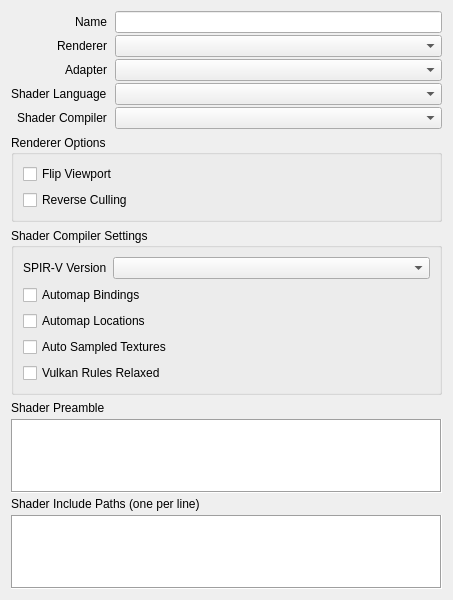
<?xml version="1.0" encoding="UTF-8"?>
<ui version="4.0">
 <class>SessionProperties</class>
 <widget class="QWidget" name="SessionProperties">
  <property name="geometry">
   <rect>
    <x>0</x>
    <y>0</y>
    <width>453</width>
    <height>600</height>
   </rect>
  </property>
  <layout class="QVBoxLayout" name="verticalLayout">
   <item>
    <layout class="QFormLayout" name="formLayout">
     <property name="labelAlignment">
      <set>Qt::AlignmentFlag::AlignRight|Qt::AlignmentFlag::AlignTrailing|Qt::AlignmentFlag::AlignVCenter</set>
     </property>
     <property name="horizontalSpacing">
      <number>8</number>
     </property>
     <property name="verticalSpacing">
      <number>2</number>
     </property>
     <property name="leftMargin">
      <number>0</number>
     </property>
     <property name="topMargin">
      <number>0</number>
     </property>
     <property name="rightMargin">
      <number>0</number>
     </property>
     <property name="bottomMargin">
      <number>0</number>
     </property>
     <item row="0" column="0">
      <widget class="QLabel" name="labelName">
       <property name="text">
        <string>Name</string>
       </property>
      </widget>
     </item>
     <item row="0" column="1">
      <widget class="QLineEdit" name="name"/>
     </item>
     <item row="1" column="0">
      <widget class="QLabel" name="labelRenderer">
       <property name="text">
        <string>Renderer</string>
       </property>
      </widget>
     </item>
     <item row="1" column="1">
      <widget class="DataComboBox" name="renderer"/>
     </item>
     <item row="3" column="0">
      <widget class="QLabel" name="labelShaderLanguage">
       <property name="text">
        <string>Shader Language</string>
       </property>
      </widget>
     </item>
     <item row="3" column="1">
      <widget class="DataComboBox" name="shaderLanguage"/>
     </item>
     <item row="4" column="0">
      <widget class="QLabel" name="labelShaderCompiler">
       <property name="text">
        <string>Shader Compiler</string>
       </property>
      </widget>
     </item>
     <item row="4" column="1">
      <widget class="DataComboBox" name="shaderCompiler"/>
     </item>
     <item row="2" column="0">
      <widget class="QLabel" name="labelAdapter">
       <property name="text">
        <string>Adapter</string>
       </property>
      </widget>
     </item>
     <item row="2" column="1">
      <widget class="DataComboBox" name="adapter"/>
     </item>
    </layout>
   </item>
   <item>
    <widget class="QGroupBox" name="rendererOptions">
     <property name="title">
      <string>Renderer Options</string>
     </property>
     <layout class="QGridLayout" name="gridLayout">
      <item row="0" column="0">
       <widget class="QCheckBox" name="flipViewport">
        <property name="text">
         <string>Flip Viewport</string>
        </property>
       </widget>
      </item>
      <item row="1" column="0">
       <widget class="QCheckBox" name="reverseCulling">
        <property name="text">
         <string>Reverse Culling</string>
        </property>
       </widget>
      </item>
     </layout>
    </widget>
   </item>
   <item>
    <widget class="QGroupBox" name="shaderCompilerSettings">
     <property name="title">
      <string>Shader Compiler Settings</string>
     </property>
     <layout class="QGridLayout" name="gridLayout_2">
      <item row="1" column="0">
       <widget class="QCheckBox" name="autoMapBindings">
        <property name="text">
         <string>Automap Bindings</string>
        </property>
       </widget>
      </item>
      <item row="2" column="0">
       <widget class="QCheckBox" name="autoMapLocations">
        <property name="text">
         <string>Automap Locations</string>
        </property>
       </widget>
      </item>
      <item row="0" column="0">
       <layout class="QFormLayout" name="shaderCompilerSettingsLayout">
        <item row="0" column="0">
         <widget class="QLabel" name="labelSprivVersion">
          <property name="text">
           <string>SPIR-V Version</string>
          </property>
         </widget>
        </item>
        <item row="0" column="1">
         <widget class="DataComboBox" name="spirvVersion"/>
        </item>
       </layout>
      </item>
      <item row="3" column="0">
       <widget class="QCheckBox" name="autoSampledTextures">
        <property name="text">
         <string>Auto Sampled Textures</string>
        </property>
       </widget>
      </item>
      <item row="4" column="0">
       <widget class="QCheckBox" name="vulkanRulesRelaxed">
        <property name="text">
         <string>Vulkan Rules Relaxed</string>
        </property>
       </widget>
      </item>
     </layout>
    </widget>
   </item>
   <item>
    <layout class="QVBoxLayout" name="verticalLayout_3">
     <property name="spacing">
      <number>4</number>
     </property>
     <item>
      <widget class="QLabel" name="labelShaderPreamble">
       <property name="text">
        <string>Shader Preamble</string>
       </property>
      </widget>
     </item>
     <item>
      <widget class="ExpressionEditor" name="shaderPreamble">
       <property name="frameShape">
        <enum>QFrame::Shape::Box</enum>
       </property>
       <property name="lineWrapMode">
        <enum>QPlainTextEdit::LineWrapMode::NoWrap</enum>
       </property>
      </widget>
     </item>
     <item>
      <widget class="QLabel" name="labelShaderIncludePaths">
       <property name="text">
        <string>Shader Include Paths (one per line)</string>
       </property>
      </widget>
     </item>
     <item>
      <widget class="ExpressionEditor" name="shaderIncludePaths">
       <property name="frameShape">
        <enum>QFrame::Shape::Box</enum>
       </property>
       <property name="lineWrapMode">
        <enum>QPlainTextEdit::LineWrapMode::NoWrap</enum>
       </property>
      </widget>
     </item>
    </layout>
   </item>
  </layout>
 </widget>
 <customwidgets>
  <customwidget>
   <class>DataComboBox</class>
   <extends>QComboBox</extends>
   <header>widgets//DataComboBox.h</header>
  </customwidget>
  <customwidget>
   <class>ExpressionEditor</class>
   <extends>QPlainTextEdit</extends>
   <header>widgets//ExpressionEditor.h</header>
  </customwidget>
 </customwidgets>
 <resources/>
 <connections/>
</ui>
